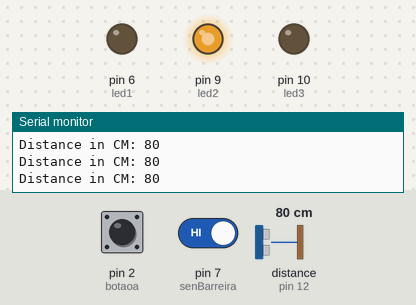
A sketch run on a simulated Arduino Uno, built with avr-gcc and run on an emulated ATmega328P. Parts: output pins drawn as LEDs (lit = HIGH), the last lines printed to the serial monitor. The inputs (shaded band) are chosen by the test bench; at power-on: distance to the obstacle (sensor on pin 12) 80 cm, pin 7 (senBarreira) HIGH, pin 2 (botaoa) HIGH.

Above: at 1.2 s.
1.3 s: distance to the obstacle (sensor on pin 12) set to 2 cm
At 2.5 s:
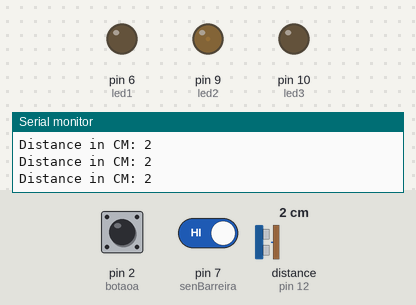
2.8 s: pin 7 (senBarreira) driven LOW
At 3.2 s:
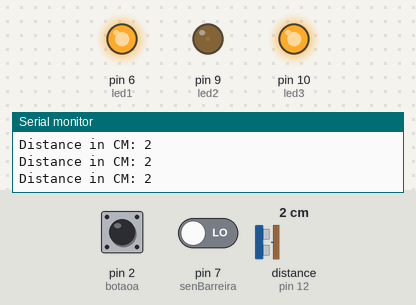
4.3 s: distance to the obstacle (sensor on pin 12) set to 35 cm
At 5.1 s:
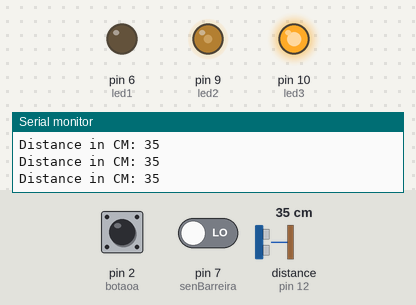
5.8 s: distance to the obstacle (sensor on pin 12) set to 60 cm
At 6.2 s:
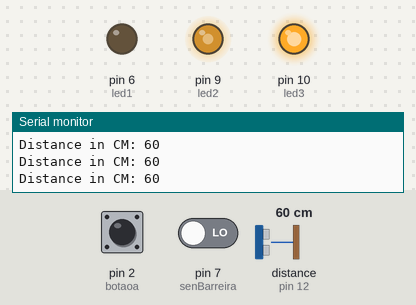
7.3 s: distance to the obstacle (sensor on pin 12) set to 120 cm
At 8.5 s:
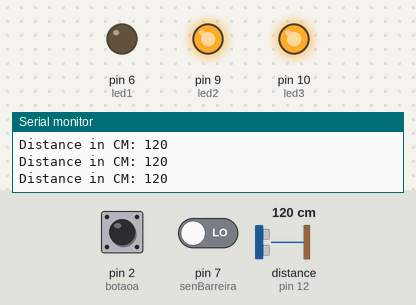
Timing chart, 0 to 9.8 s (numbered marks = the images above; inputs shaded):
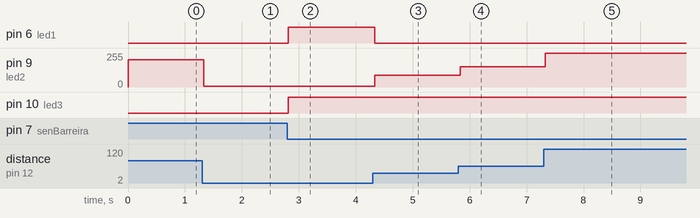

Measured:
- after the input at 1.3 s, pin 9 (led2): 204/255 → 5/255 at once
- after the input at 2.8 s, pin 6 (led1), pin 10 (led3): LOW → HIGH at once
- after the input at 4.3 s, pin 6 (led1): HIGH → LOW at once; pin 9 (led2): 5/255 → 89/255 at once
- after the input at 5.8 s, pin 9 (led2): 89/255 → 153/255 at once
- after the input at 7.3 s, pin 9 (led2): 153/255 → 255/255 at once

The sketch:

controleDeLedSensorUltrassonicoEOutro.ino
```cpp
#include <Ultrasonic.h>
int led1 = 6;
int led2 = 9;
int led3 = 10;
int senBarreira = 7;
Ultrasonic ultrasonic(13, 12);
int distance;
const int botaoa = 2;


void setup() {
  Serial.begin(9600);
  pinMode(led1, OUTPUT);
  pinMode(led2, OUTPUT);
  pinMode(led3, OUTPUT);
  pinMode(botaoa, INPUT_PULLUP);
  attachInterrupt(digitalPinToInterrupt(botaoa), desliga, CHANGE);
}


void loop() {

  distance = ultrasonic.read();
  int pwmled2 = map(distance, 0, 100, 0, 255);
  Serial.print("Distance in CM: ");
  Serial.println(distance);
  int leitura = digitalRead(senBarreira);

  if (distance < 20 && leitura == 0) {
    digitalWrite(led1, 1);
  } else {
    digitalWrite(led1, 0);
  }

  analogWrite(led2, pwmled2);

  if (leitura == 0) {
    digitalWrite(led3, 1);
  }

}

void desliga() {
  digitalWrite(led3, 0);
}
```
